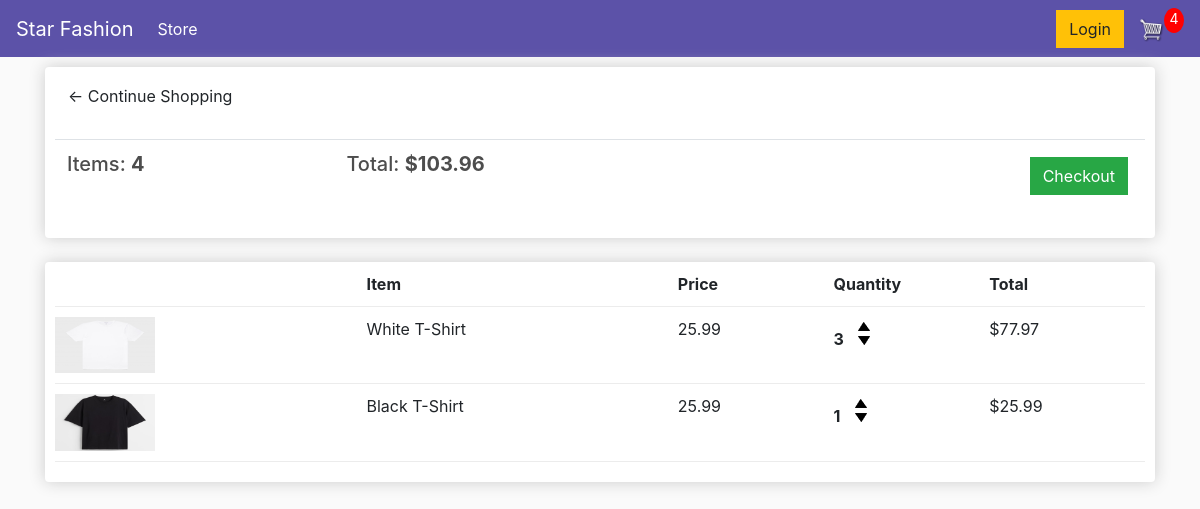
The app's page /cart/ (signed in) with its own data.
### store/models.py (models this page shows, shortened)
class Order(models.Model):
    customer = models.ForeignKey(Customer, on_delete=models.SET_NULL, blank=True, null=True)
    date_ordered = models.DateTimeField(auto_now_add=True)
    complete = models.BooleanField(default=False, null=True, blank=False)
    transaction_id = models.CharField(max_length=200, null=True)
    @property
    def get_cart_total(self):
        orderitems = self.orderitem_set.all()
        total = sum([item.get_total for item in orderitems])
        return total
    @property
    def get_cart_items(self):
        orderitems = self.orderitem_set.all()
        total = sum([item.quantity for item in orderitems])
        return total

class OrderItem(models.Model):
    product = models.ForeignKey(Product, on_delete=models.SET_NULL, blank=True, null=True)
    order = models.ForeignKey(Order, on_delete=models.SET_NULL, blank=True, null=True)
    quantity = models.IntegerField(default=0, blank=True, null=True)
    date_added = models.DateTimeField(auto_now_add=True)
    @property
    def get_total(self):
        total = self.product.price * self.quantity
        return total

class Product(models.Model):
    name = models.CharField(max_length=200, null=True)
    price = models.DecimalField(max_digits=7, decimal_places=2)
    digital = models.BooleanField(default=False, null=True, blank=False)
    image = models.ImageField(null=True, blank=True)
    @property
    def imageURL(self):
        try:
            url = self.image.url
        except:
            url = ''
        return url

### store/views.py (the view)
# urls.py: path('cart/', views.cart, name="cart"),
def cart(request):
    data = cartData(request)
    cartItems = data['cartItems']
    order = data['order']
    items = data['items']
    context = {'items': items, 'order': order, 'cartItems': cartItems}
    return render(request, 'store/cart.html', context)

### store/utils.py (called while the page is built)
def cartData(request):
    if request.user.is_authenticated:
        customer = request.user.customer
        order, created = Order.objects.get_or_create(customer=customer, complete=False)
        items = order.orderitem_set.all()
        cartItems = order.get_cart_items
    else:
        cookieData = cookieCart(request)
        cartItems = cookieData['cartItems']
        order = cookieData['order']
        items = cookieData['items']
    return {'cartItems': cartItems, 'order': order, 'items': items}

### store/templates/store/cart.html
{% extends 'store/main.html' %}
{% load static %}
{% block content %}
<div class="row">
    <div class="col-lg-12">
        <div class="box-element">
        <a class="btn btn-outlook-dark" href="{% url 'store' %}">&#x2190; Continue Shopping</a>
        <br>
        <br>
        <table class="table">
            <tr>
                <th><h5>Items: <strong>{{order.get_cart_items}}</strong></h5></th>
                <th><h5>Total: <strong>${{order.get_cart_total|floatformat:2}}</strong></h5></th>
                <th>
                    <a style="float:right; margin:5px" class="btn btn-success" href="{% url 'checkout' %}">Checkout</a>
                </th>
            </tr>
        </table>
        </div>
        <br>
        <div class="box-element">
            <div class="cart-row">
                <div style="flex:2"></div>
                <div style="flex:2"><strong>Item</strong></div>
                <div style="flex:1"><strong>Price</strong></div>
                <div style="flex:1"><strong>Quantity</strong></div>
                <div style="flex:1"><strong>Total</strong></div>
            </div>
            {% for item in items %}
            <div class="cart-row">
                <div style="flex:2"><img class="row-image" src="{{item.product.imageURL}}"></div>
                <div style="flex:2">{{item.product.name}}</div>
                <div style="flex:1">{{item.product.price|floatformat:2}}</div>
                <div style="flex:1">
                    <p class="quantity">{{item.quantity}}</p>
                    <div class="quantity">
                        <img data-product="{{item.product.id}}" data-action="add" class="chg-quantity update-cart" src="{% static 'images/arrow-up.png' %}">
                        <img data-product="{{item.product.id}}" data-action="remove" class="chg-quantity update-cart" src="{% static 'images/arrow-down.png' %}">
                    </div>
                </div>
                <div style="flex:1">${{item.get_total}}</div>
            </div>
            {% endfor %}
        </div>
    </div>
</div>
{% endblock content %}

### static/css/main.css (style rules this page uses)
body { background-color: hsl(0, 0%, 98%); }
h1,h2,h3,h4,h5,h6 { color:hsl(0, 0%, 30%); }
.box-element { box-shadow:hsl(0, 0%, 80%) 0 0 16px; background-color: #fff; border-radius: 4px; padding: 10px; }
.col-lg-4, .col-lg-6, .col-lg-8, .col-lg-12 { margin-top: 10px; }
.btn { border-radius: 0; }
.row-image { width: 100px; }
.cart-row { display: flex; align-items: flex-stretch; padding-bottom: 10px; margin-bottom: 10px; border-bottom: 1px solid #ececec; }
.quantity { display: inline-block; font-weight: 700; padding-right:10px; }
.chg-quantity { width: 12px; cursor: pointer; display: block; margin-top: 5px; transition:.1s; }

### records on screen
Order: get_cart_items "4", get_cart_total "103.96"
OrderItem: product.imageURL (picture), product.name "White T-Shirt", product.price "25.99", quantity "3", get_total "77.97"
OrderItem: product.imageURL (picture), product.name "Black T-Shirt", product.price "25.99", quantity "1", get_total "25.99"

### other values on screen
{{ cartItems }} "4"
